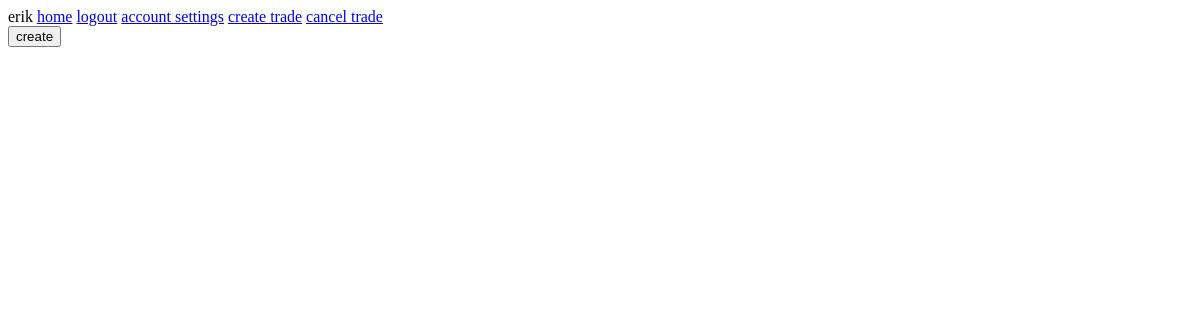
Before: /account_settings/ (signed in) with the older database file.
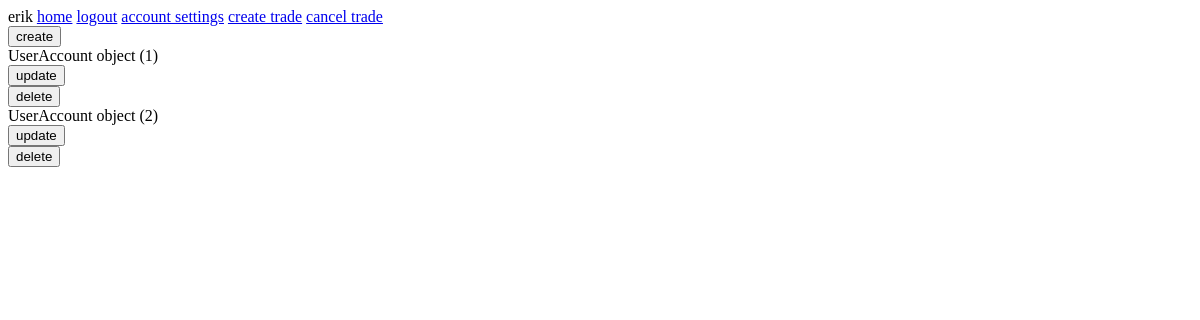
After: the same page with the newer database file.
### trade_engine/models.py (models this page shows)
class UserAccount(models.Model):
    user = models.ForeignKey(User)
    api_key = models.CharField(max_length=100)
    secret = models.CharField(max_length=100)

### trade_engine/views.py (the view)
# urls.py: url(r'^account_settings/', account_settings, name='account_settings'),
def account_settings(request):
    context = {}
    return render_to_response('account_settings.html', context, context_instance=RequestContext(request))

### templates/account_settings.html (shortened to what this page needs)
{% extends "base.html" %}
{% block content %}
    <form method="GET" action="{% url 'create_user_account' %}">
        <button type="submit">create</button>
    </form>
    {% for name in request.user.useraccount_set.all %}
        {{ name }}
        <form method="GET" action="{% url 'update_user_account' name.pk %}">
            <button type="submit">update</button>
        </form>
        <form method="POST" action="{% url 'delete_user_account' name.pk %}">
            <button type="submit">delete</button>
        </form>
    {% endfor %}
{% endblock %}

Changed rows visible on the page:
added UserAccount: id "UserAccount object (1)"
added UserAccount: id "UserAccount object (2)"
